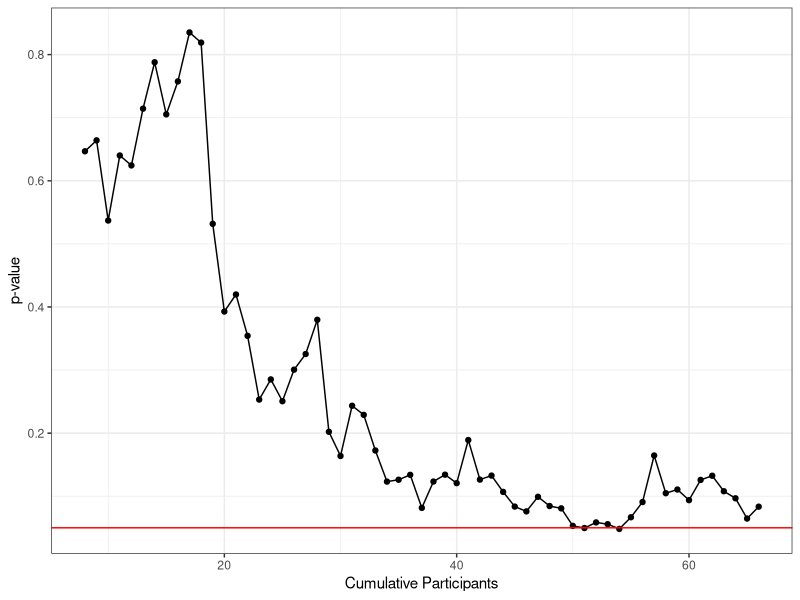
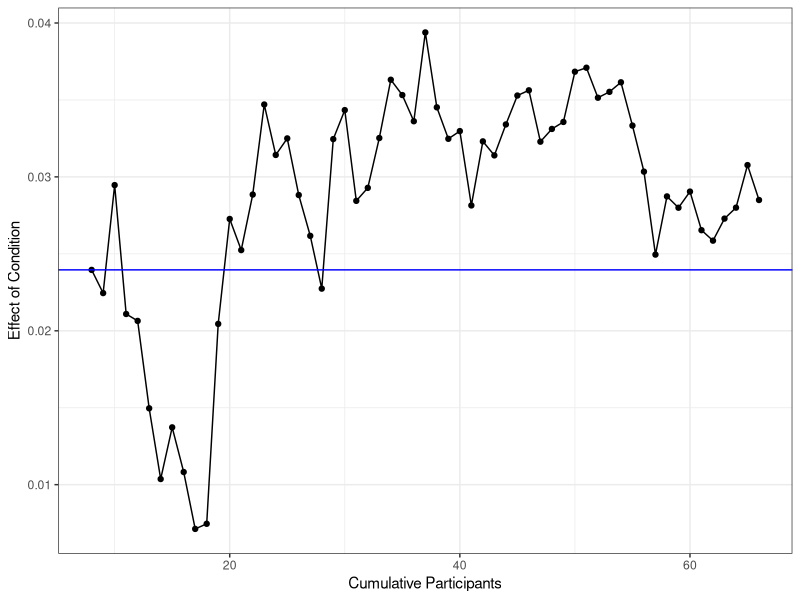
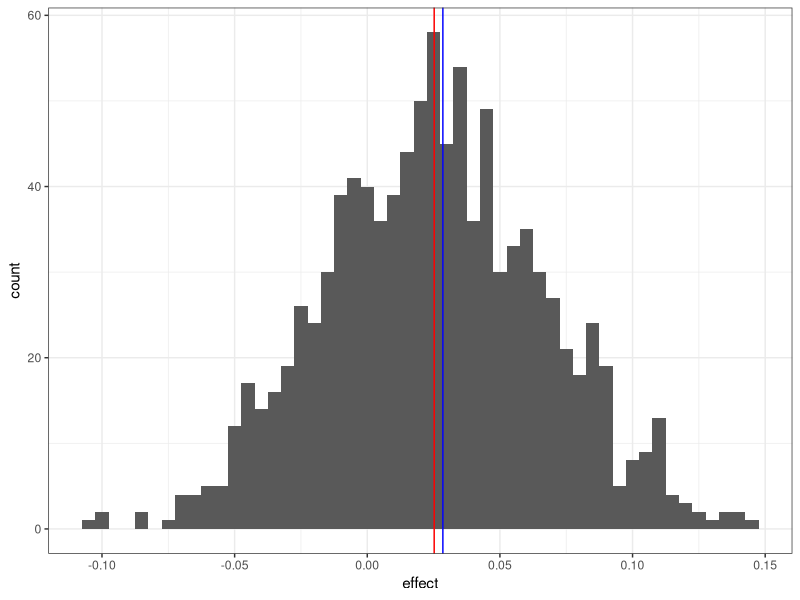
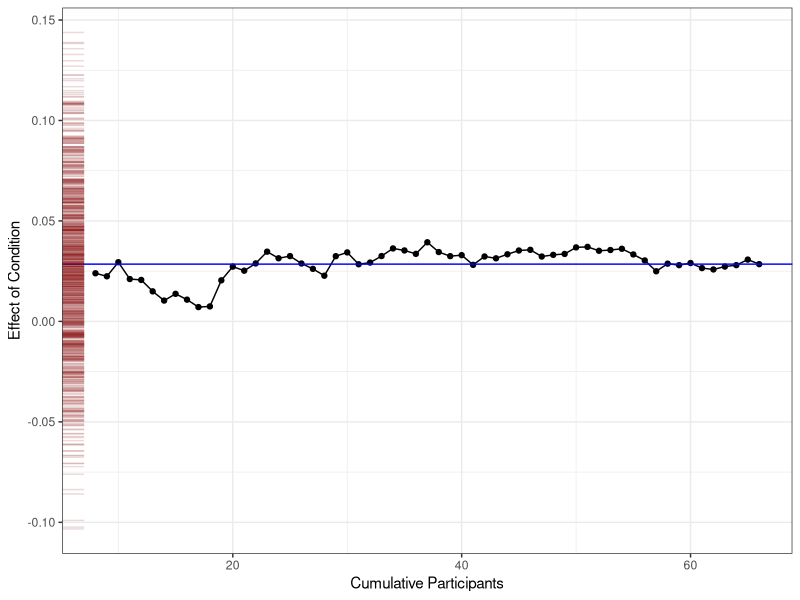
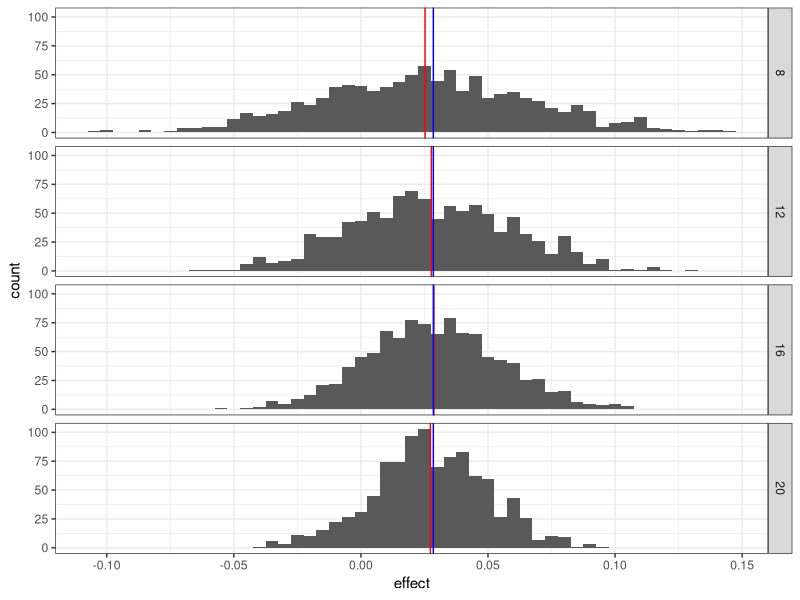

Reproduce these figures in R, in order.
## ---- chunk 1
knitr::opts_chunk$set(echo = TRUE,
                      warning = FALSE)
## ---- chunk 2
library(tidyverse)
library(lme4)
library(lmerTest)

data <- read_csv("data_clean.csv") %>%
  mutate(ItemID = as_factor(ItemID),
         Condition = as_factor(Condition))
## ---- chunk 3
# Function to save p-values and effect sizes 
model.info.extractor <- function(dataset, filter.low, filter.high, model.formula) {
  
  n <- length(unique(dataset$SubjectID))
  Subs <- seq(from = 8, to = n, by = 1)
  data <- filter(dataset, logRT > log(filter.low), logRT < log(filter.high))
  
  # Initialize output
  output <- data.frame(Subs = vector("integer", length(Subs)), 
                       p.val = vector("double", length(Subs)), 
                       effect = vector("double", length(Subs)))
  
  for (i in 1:length(Subs)) {
    
    temp.data <- data %>%
      filter(SubjectID <= Subs[i])
    
    contrasts(temp.data$Condition) <- c(-1/2,1/2)
    model <- lmer(model.formula, data = temp.data)


    output$Subs[i] <- Subs[i]
    output$p.val[i] <- coef(summary(model))[,"Pr(>|t|)"]["Condition1"]
    output$effect[i] <- coef(summary(model))[,"Estimate"]["Condition1"]
  }
  return(output)
}
## ---- chunk 4
# Change <- model.info.extractor(data, 150, 2000,
#                                       logRT ~ Condition + logTrial + Duration
#                                       + (1 + Condition + logTrial|SubjectID)
#                                       + (1|ItemID))
# write_csv(Change, "Change.csv")

Change <- read.csv("Change.csv")
Change
## ---- chunk 5
ggplot(Change, aes(x = sample, y = p.val)) +
  geom_point() +
  geom_line() +
  geom_hline(yintercept = .05, color = "red") +
  xlab("Cumulative Participants") + ylab("p-value") +
  theme_bw()
## ---- chunk 6
ggplot(Change, aes(x = sample, y = effect)) +
  geom_point() +
  geom_line() +
  geom_hline(yintercept = Change$effect[1], color = "blue") +
  xlab("Cumulative Participants") + ylab("Effect of Condition") +
  theme_bw()
## ---- chunk 7
effect.size.extractor <- function(dataset, sims, sample.size, model.formula) {
  
  n <- length(unique(dataset$SubjectID))
  
  # Initialize output
  output <- data.frame(SampleNum = vector("integer", sims), 
                       p.val = vector("double", sims), 
                       effect = vector("double", sims))
  
  for (i in 1:sims) {
    
    #Random Subset of Subjects
    data.filt <- dataset %>%
      ungroup() %>%
      select(SubjectID) %>%
      distinct() %>%
      #assign random number to each subject
      mutate(RandSub = sample(1:n, n, replace = F)) %>%
      right_join(data, by = "SubjectID") %>%
      #keep only random subjects 1-8
      filter(RandSub <= sample.size) %>%
      #apply desired filters
      filter(logRT > log(150), logRT < log(2000))
    
    #Run the Model
    contrasts(data.filt$Condition) <- c(-1/2,1/2)
    model <- lmer(model.formula, data = data.filt)

    #Store the output
    output$SampleNum[i] <- i
    output$p.val[i] <- coef(summary(model))[,"Pr(>|t|)"]["Condition1"]
    output$effect[i] <- coef(summary(model))[,"Estimate"]["Condition1"]
  }
  return(output)
}

## ---- chunk 8
# resample8 <- effect.size.extractor(dataset = data, sims = 1000, sample.size = 8, model.formula = logRT ~ Condition + logTrial  
#                                   + (1 + Condition + logTrial|SubjectID) + (1|ItemID))
# resample$n <- 8
# write_csv(resample, "resample8.csv")

resample8 <- read.csv("resample8.csv")
## ---- chunk 9
ggplot(resample8, aes(x= effect)) +
  geom_histogram(binwidth = .005) +
  geom_vline(xintercept = mean(resample8$effect), color = "red") +
  geom_vline(xintercept = Change$effect[59], color = "blue") +
  theme_bw()
## ---- chunk 10
ggplot(Change) +
  geom_point(aes(x = sample, y = effect)) +
  geom_line(aes(x = sample, y = effect)) +
  geom_hline(yintercept = Change$effect[59], color = "blue") +
  xlab("Cumulative Participants") + ylab("Effect of Condition") +
  geom_rug(data = resample8, aes(y = effect), col=rgb(.5,0,0,alpha=.15)) +
  theme_bw()
## ---- chunk 11
# resample12 <- effect.size.extractor(dataset = data, sims = 1000, sample.size = 12,
#                                   model.formula = logRT ~ Condition + logTrial
#                                   + (1 + Condition + logTrial|SubjectID) + (1|ItemID))
# resample12$n <- 12
# write_csv(resample12, "resample12.csv")

# resample16 <- effect.size.extractor(dataset = data, sims = 1000, sample.size = 16,
#                                   model.formula = logRT ~ Condition + logTrial
#                                   + (1 + Condition + logTrial|SubjectID) + (1|ItemID))
# resample16$n <- 16
# write_csv(resample16, "resample16.csv")

# resample20 <- effect.size.extractor(dataset = data, sims = 1000, sample.size = 20,
#                                   model.formula = logRT ~ Condition + logTrial
#                                   + (1 + Condition + logTrial|SubjectID) + (1|ItemID))
# resample20$n <- 20
# write_csv(resample20, "resample20.csv")
## ---- chunk 12
resample8 <- read_csv("resample8.csv")
resample12 <- read_csv("resample12.csv")
resample16 <- read_csv("resample16.csv")
resample20 <- read_csv("resample20.csv")

resample.all <- bind_rows(resample8, resample12, resample16, resample20) 

resample.all %>%
  group_by(n) %>%
  mutate(effect.mean = mean(effect)) %>%
ggplot(aes(x= effect, group  = n)) +
  geom_histogram(binwidth = .005) +
  geom_vline(aes(xintercept = effect.mean), color = "red") +
  geom_vline(xintercept = Change$effect[59], color = "blue") +
  facet_grid(n~.) +
  theme_bw()
